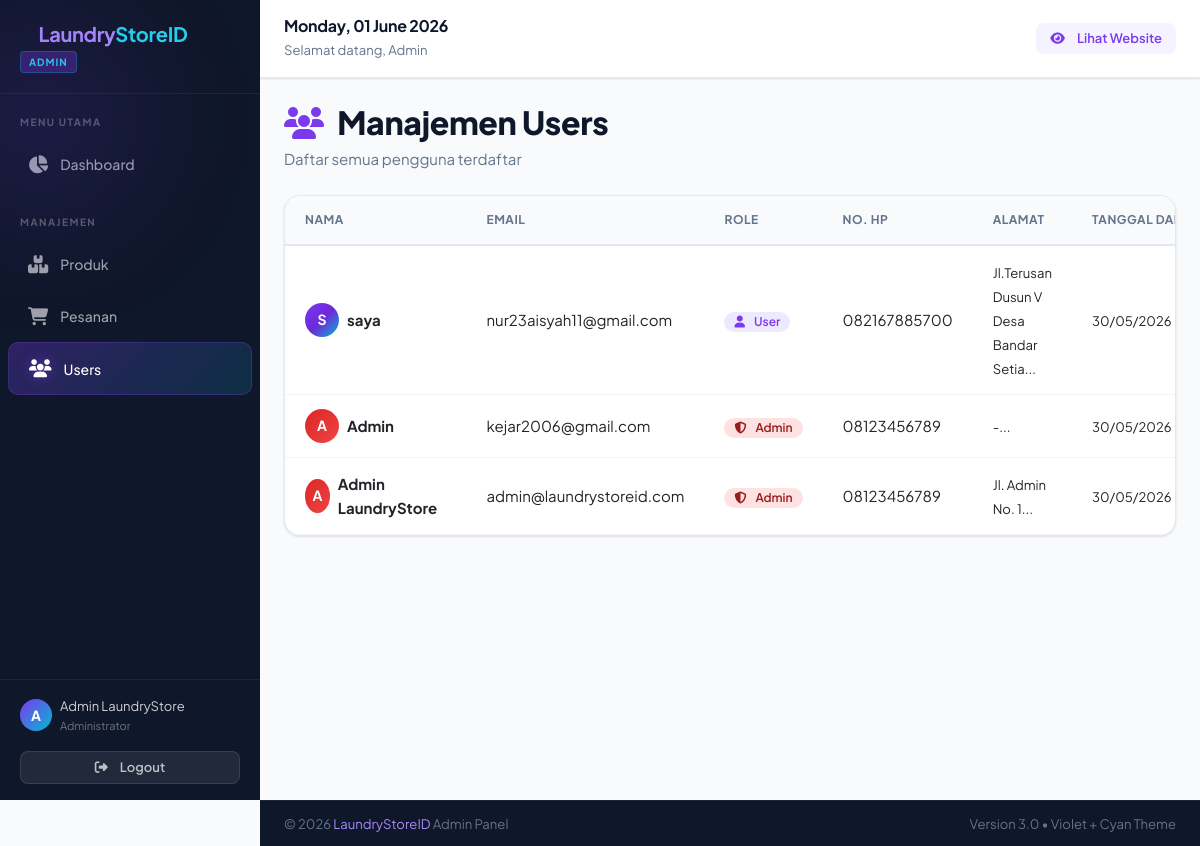
Screenshot of /admin/users/index.php (signed in) with the database file from the repository.
### tables this page shows
CREATE TABLE `users` (
  `id` int NOT NULL,
  `nama` varchar(100) NOT NULL,
  `email` varchar(150) NOT NULL,
  `password` varchar(255) NOT NULL,
  `role` enum('user','admin') DEFAULT 'user',
  `alamat` text,
  `no_hp` varchar(20) DEFAULT NULL,
  `created_at` timestamp NULL DEFAULT CURRENT_TIMESTAMP
);

### admin/users/index.php (the view, shortened to what this page needs)
<?php
require_once '../../config/db.php';
include '../../includes/header.php';
include '../../includes/navbar_admin.php';
$stmt = $pdo->query("SELECT * FROM users ORDER BY created_at DESC");
$user_list = $stmt->fetchAll();
?>
<div class="mb-4">
    <h2 class="fw-800 mb-1"><i class="fas fa-users me-2 text-primary"></i> Manajemen Users</h2>
    <p class="text-muted">Daftar semua pengguna terdaftar</p>
</div>
<div class="card" style="border-radius: var(--radius-lg); overflow: hidden;">
    <div class="table-responsive">
        <table class="table-custom">
            <thead>
                <tr>
                    <th>Nama</th>
                    <th>Email</th>
                    <th>Role</th>
                    <th>No. HP</th>
                    <th>Alamat</th>
                    <th>Tanggal Daftar</th>
                </tr>
            </thead>
            <tbody>
                <?php if (count($user_list) > 0): ?>
                    <?php foreach ($user_list as $user): ?>
                    <tr>
                        <td>
                            <div class="d-flex align-items-center gap-2">
                                <div class="avatar-sm" style="background: <?php echo $user['role'] == 'admin' ? 'linear-gradient(135deg, #DC2626, #EF4444)' : 'var(--gradient-primary)'; ?>;">
                                    <?php echo strtoupper(substr($user['nama'], 0, 1)); ?>
                                </div>
                                <strong><?php echo $user['nama']; ?></strong>
                            </div>
                        </td>
                        <td><?php echo $user['email']; ?></td>
                        <td>
                            <span class="badge" style="background: <?php echo $user['role'] == 'admin' ? '#FEE2E2' : 'var(--color-primary-light)'; ?>; color: <?php echo $user['role'] == 'admin' ? '#991B1B' : 'var(--color-primary)'; ?>; padding: 4px 10px; border-radius: 100px; font-size: 12px;">
                                <i class="fas fa-<?php echo $user['role'] == 'admin' ? 'shield-alt' : 'user'; ?> me-1"></i>
                                <?php echo ucfirst($user['role']); ?>
                            </span>
                        </td>
                        <td><?php echo $user['no_hp']; ?></td>
                        <td><small><?php echo substr($user['alamat'], 0, 50) . '...'; ?></small></td>
                        <td><small><?php echo date('d/m/Y', strtotime($user['created_at'])); ?></small></td>
                    </tr>
                    <?php endforeach; ?>
                <?php endif; ?>
            </tbody>
        </table>
    </div>
</div>
</div>
</div>
<?php include '../../includes/footer.php'; ?>

### assets/css/style.css (style rules this page uses)
:root { --color-primary: #7C3AED; --color-primary-dark: #6D28D9; --color-primary-light: #EDE9FE; --color-primary-50: #F5F3FF; --color-accent: #06B6D4; --color-accent-dark: #0891B2; --color-accent-light: #CFFAFE; --color-success: #10B981; --color-success-light: #D1FAE5; --color-warning: #F59E0B; --color-warning-light: #FEF3C7; --color-danger: #EF4444; --color-danger-light: #FEE2E2; --color-info: #3B82F6; --color-info-light: #DBEAFE; --color-dark: #0F172A; --color-text: #1E293B; --color-text-muted: #64748B; --color-border: #E2E8F0; --color-bg: #F8FAFC; --color-white: #FFFFFF; --gradient-primary: linear-gradient(135deg, #7C3AED 0%, #6D28D9 50%, #06B6D4 100%); --gradient-hero: linear-gradient(135deg, #0F172A 0%, #4C1D95 60%, #0891B2 100%); --gradient-card: linear-gradient(135deg, #7C3AED, #06B6D4); --gradient-success: linear-gradient(135deg, #059669, #10B981); --gradient-warning: linear-gradient(135deg, #D97706, #F59E0B); --gradient-danger: linear-gradient(135deg, #DC2626, #EF4444); --radius-sm: 8px; --radius-md: 12px; --radius-lg: 16px; --radius-xl: 24px; --radius-pill: 100px; --shadow-sm: 0 1px 3px rgba(0,0,0,0.07), 0 1px 2px rgba(0,0,0,0.05); --shadow-md: 0 4px 12px rgba(124,58,237,0.10), 0 2px 4px rgba(0,0,0,0.06); --shadow-lg: 0 10px 40px rgba(124,58,237,0.18), 0 4px 12px rgba(0,0,0,0.08); --shadow-xl: 0 20px 60px rgba(124,58,237,0.25); --transition-fast: 0.15s cubic-bezier(0.4, 0, 0.2, 1); --transition-smooth: 0.3s cubic-bezier(0.4, 0, 0.2, 1); --transition-bounce: 0.3s cubic-bezier(0.34, 1.56, 0.64, 1); --font-primary: 'Plus Jakarta Sans', -apple-system, BlinkMacSystemFont, 'Segoe UI', sans-serif; }
*, *::before, *::after { margin: 0; padding: 0; box-sizing: border-box; }
html { scroll-behavior: smooth; -webkit-font-smoothing: antialiased; -moz-osx-font-smoothing: grayscale; }
body { font-family: var(--font-primary); font-size: 15px; line-height: 1.6; color: var(--color-text); background: var(--color-bg); overflow-x: hidden; }
body.fade-in { animation: fadeIn 0.3s ease forwards; }
h1, h2, h3, h4, h5, h6 { font-weight: 700; letter-spacing: -0.3px; color: var(--color-dark); line-height: 1.3; }
h2 { font-size: clamp(1.5rem, 3vw, 2rem); }
.fw-800 { font-weight: 800 !important; }
.text-primary { color: var(--color-primary) !important; }
.text-muted { color: var(--color-text-muted) !important; }
.card { background: var(--color-white); border-radius: var(--radius-lg); border: 1px solid var(--color-border); box-shadow: var(--shadow-sm); transition: var(--transition-smooth); overflow: hidden; }
.badge { font-weight: 600; padding: 5px 10px; border-radius: var(--radius-pill); font-size: 12px; display: inline-flex; align-items: center; gap: 5px; }
.avatar-sm { width: 34px; height: 34px; border-radius: 50%; background: var(--gradient-primary); color: white; display: flex; align-items: center; justify-content: center; font-weight: 700; font-size: 14px; }
.table-custom { width: 100%; border-collapse: collapse; }
.table-custom thead th { background: #F8FAFC; font-size: 12px; font-weight: 700; text-transform: uppercase; letter-spacing: 0.5px; color: var(--color-text-muted); padding: 14px 20px; border-bottom: 2px solid var(--color-border); white-space: nowrap; }
.table-custom tbody td { padding: 14px 20px; border-bottom: 1px solid #F1F5F9; vertical-align: middle; }
.table-custom tbody tr { transition: var(--transition-fast); }

### includes/header.php (style rules this page uses)
body { font-family: 'Plus Jakarta Sans', -apple-system, BlinkMacSystemFont, 'Segoe UI', sans-serif; background: #F8FAFC; color: #1E293B; opacity: 0; animation: criticalFadeIn 0.3s ease forwards; -webkit-font-smoothing: antialiased; -moz-osx-font-smoothing: grayscale; }

### rows the page displays
users: nama "S", nama "saya", email "nur23aisyah11@gmail.com", role "User", no_hp "082167885700", alamat "Jl.Terusan Dusun V Desa Bandar Setia", created_at "30/05/2026"
users: nama "A", nama "Admin", email "kejar2006@gmail.com", role "Admin", no_hp "08123456789", alamat "-", created_at "30/05/2026"
users: nama "A", nama "Admin LaundryStore", email "admin@laundrystoreid.com", role "Admin", no_hp "08123456789", alamat "Jl. Admin No. 1", created_at "30/05/2026"

### other values shown
substr($_SESSION['nama'], 0, 1) "A"
$_SESSION['nama'] "Admin LaundryStore"
explode(' ', $_SESSION['nama'])[0] "Admin"
